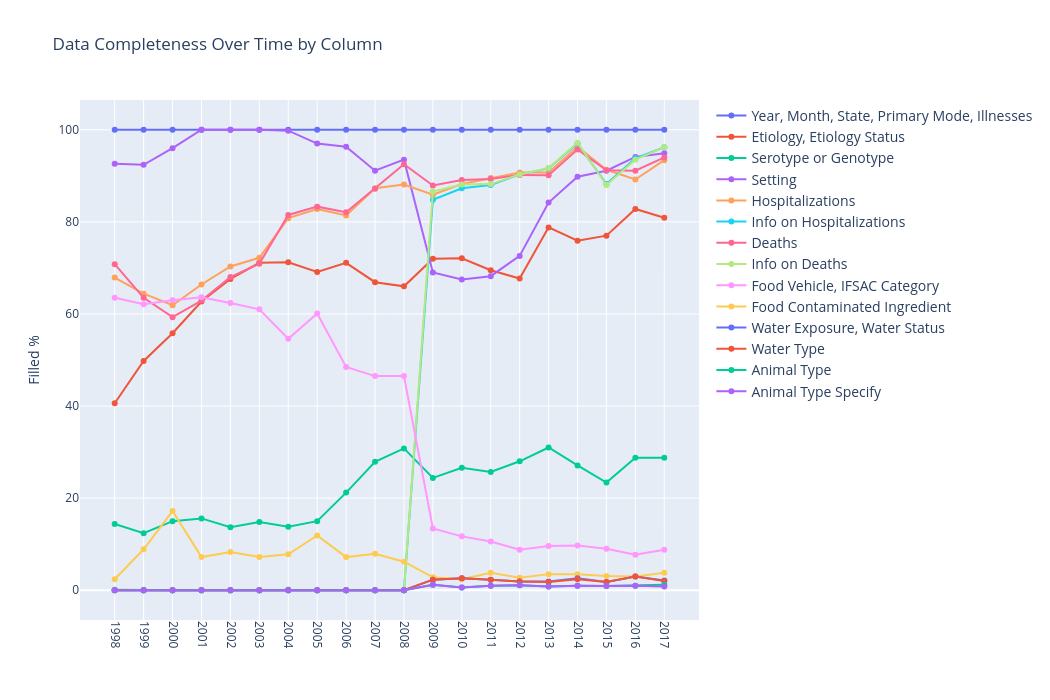

Source (notebook cell):
### Code cell
import plotly.graph_objects as go

# Calculate completeness per year per column
years = sorted(df['Year'].unique())
completeness_by_year = []
for year in years:
    df_year = df[df['Year'] == year]
    for col in df.columns:
        filled_pct = (df_year[col].notna().sum() / len(df_year) * 100).round(1)
        completeness_by_year.append({'Year': year, 'Column': col, 'Filled %': filled_pct})
completeness_df = pd.DataFrame(completeness_by_year)

# Group ALL columns with identical values together
def get_values(col):
    return tuple(completeness_df[completeness_df['Column'] == col]['Filled %'].values)

grouped = {}
for col in df.columns:
    key = get_values(col)
    if key not in grouped:
        grouped[key] = []
    grouped[key].append(col)

# Plot
fig = go.Figure()

for key, cols in grouped.items():
    col_data = completeness_df[completeness_df['Column'] == cols[0]]
    label = ', '.join(cols)
    fig.add_trace(go.Scatter(
        x=col_data['Year'],
        y=col_data['Filled %'],
        mode='lines+markers',
        name=label
    ))

fig.update_layout(
    title='Data Completeness Over Time by Column',
    xaxis=dict(tickmode='array', tickvals=years, tickangle=90),
    yaxis=dict(title='Filled %'),
    legend=dict(font=dict(size=14)),
    width=1050,
    height=700
)

fig.show()

### Figure 1 — Plotly figure (JSON) as saved in the notebook; plotly's stock layout.template omitted (floating-point values rounded to 4 significant figures)
{"data": [{"mode": "lines+markers", "name": "Year, Month, State, Primary Mode, Illnesses", "type": "scatter", "x": [1998, 1999, 2000, 2001, 2002, 2003, 2004, 2005, 2006, 2007, 2008, 2009, 2010, 2011, 2012, 2013, 2014, 2015, 2016, 2017], "y": [100, 100, 100, 100, 100, 100, 100, 100, 100, 100, 100, 100, 100, 100, 100, 100, 100, 100, 100, 100]}, {"mode": "lines+markers", "name": "Etiology, Etiology Status", "type": "scatter", "x": [1998, 1999, 2000, 2001, 2002, 2003, 2004, 2005, 2006, 2007, 2008, 2009, 2010, 2011, 2012, 2013, 2014, 2015, 2016, 2017], "y": [40.6, 49.8, 55.8, 62.7, 67.6, 71.1, 71.2, 69.1, 71.1, 66.9, 66, 72, 72.1, 69.5, 67.7, 78.8, 75.9, 77, 82.8, 80.9]}, {"mode": "lines+markers", "name": "Serotype or Genotype", "type": "scatter", "x": [1998, 1999, 2000, 2001, 2002, 2003, 2004, 2005, 2006, 2007, 2008, 2009, 2010, 2011, 2012, 2013, 2014, 2015, 2016, 2017], "y": [14.4, 12.4, 15, 15.6, 13.7, 14.8, 13.8, 15, 21.2, 27.9, 30.8, 24.4, 26.6, 25.7, 28, 31, 27.1, 23.4, 28.8, 28.8]}, {"mode": "lines+markers", "name": "Setting", "type": "scatter", "x": [1998, 1999, 2000, 2001, 2002, 2003, 2004, 2005, 2006, 2007, 2008, 2009, 2010, 2011, 2012, 2013, 2014, 2015, 2016, 2017], "y": [92.6, 92.4, 96, 100, 100, 100, 99.8, 97, 96.3, 91.1, 93.5, 69, 67.5, 68.2, 72.6, 84.2, 89.8, 91.1, 94.1, 94.9]}, {"mode": "lines+markers", "name": "Hospitalizations", "type": "scatter", "x": [1998, 1999, 2000, 2001, 2002, 2003, 2004, 2005, 2006, 2007, 2008, 2009, 2010, 2011, 2012, 2013, 2014, 2015, 2016, 2017], "y": [67.9, 64.4, 61.9, 66.4, 70.3, 72.2, 80.8, 82.8, 81.4, 87.3, 88.1, 85.9, 88.2, 89.5, 90.7, 90.7, 96.3, 91.3, 89.2, 93.4]}, {"mode": "lines+markers", "name": "Info on Hospitalizations", "type": "scatter", "x": [1998, 1999, 2000, 2001, 2002, 2003, 2004, 2005, 2006, 2007, 2008, 2009, 2010, 2011, 2012, 2013, 2014, 2015, 2016, 2017], "y": [0.1, 0, 0, 0, 0, 0, 0.1, 0, 0, 0, 0, 84.8, 87.3, 88, 90.3, 91.6, 97, 88.2, 93.8, 96.2]}, {"mode": "lines+markers", "name": "Deaths", "type": "scatter", "x": [1998, 1999, 2000, 2001, 2002, 2003, 2004, 2005, 2006, 2007, 2008, 2009, 2010, 2011, 2012, 2013, 2014, 2015, 2016, 2017], "y": [70.8, 63.5, 59.3, 62.9, 68, 70.9, 81.5, 83.3, 82.1, 87.2, 92.5, 87.9, 89.1, 89.3, 90.2, 90.1, 95.7, 91.2, 91.1, 94]}, {"mode": "lines+markers", "name": "Info on Deaths", "type": "scatter", "x": [1998, 1999, 2000, 2001, 2002, 2003, 2004, 2005, 2006, 2007, 2008, 2009, 2010, 2011, 2012, 2013, 2014, 2015, 2016, 2017], "y": [0.1, 0, 0, 0, 0, 0, 0.1, 0, 0, 0, 0, 86.6, 88.1, 88.2, 90.3, 91.7, 97.2, 88, 93.5, 96.2]}, {"mode": "lines+markers", "name": "Food Vehicle, IFSAC Category", "type": "scatter", "x": [1998, 1999, 2000, 2001, 2002, 2003, 2004, 2005, 2006, 2007, 2008, 2009, 2010, 2011, 2012, 2013, 2014, 2015, 2016, 2017], "y": [63.5, 62.1, 63, 63.6, 62.4, 61, 54.6, 60.1, 48.5, 46.5, 46.5, 13.4, 11.7, 10.6, 8.8, 9.6, 9.7, 9, 7.7, 8.8]}, {"mode": "lines+markers", "name": "Food Contaminated Ingredient", "type": "scatter", "x": [1998, 1999, 2000, 2001, 2002, 2003, 2004, 2005, 2006, 2007, 2008, 2009, 2010, 2011, 2012, 2013, 2014, 2015, 2016, 2017], "y": [2.4, 8.9, 17.2, 7.2, 8.3, 7.2, 7.8, 11.9, 7.2, 7.9, 6.2, 2.8, 2.4, 3.8, 2.7, 3.5, 3.5, 3.1, 3, 3.8]}, {"mode": "lines+markers", "name": "Water Exposure, Water Status", "type": "scatter", "x": [1998, 1999, 2000, 2001, 2002, 2003, 2004, 2005, 2006, 2007, 2008, 2009, 2010, 2011, 2012, 2013, 2014, 2015, 2016, 2017], "y": [0, 0, 0, 0, 0, 0, 0, 0, 0, 0, 0, 2.3, 2.6, 2.3, 1.9, 1.9, 2.6, 1.8, 3, 2.1]}, {"mode": "lines+markers", "name": "Water Type", "type": "scatter", "x": [1998, 1999, 2000, 2001, 2002, 2003, 2004, 2005, 2006, 2007, 2008, 2009, 2010, 2011, 2012, 2013, 2014, 2015, 2016, 2017], "y": [0, 0, 0, 0, 0, 0, 0, 0, 0, 0, 0, 2.3, 2.6, 2.3, 1.9, 1.8, 2.4, 1.8, 3, 2]}, {"mode": "lines+markers", "name": "Animal Type", "type": "scatter", "x": [1998, 1999, 2000, 2001, 2002, 2003, 2004, 2005, 2006, 2007, 2008, 2009, 2010, 2011, 2012, 2013, 2014, 2015, 2016, 2017], "y": [0, 0, 0, 0, 0, 0, 0, 0, 0, 0, 0, 1.2, 0.6, 1, 1.1, 0.8, 1, 0.9, 1, 1.2]}, {"mode": "lines+markers", "name": "Animal Type Specify", "type": "scatter", "x": [1998, 1999, 2000, 2001, 2002, 2003, 2004, 2005, 2006, 2007, 2008, 2009, 2010, 2011, 2012, 2013, 2014, 2015, 2016, 2017], "y": [0, 0, 0, 0, 0, 0, 0, 0, 0, 0, 0, 1.2, 0.6, 1, 1.1, 0.8, 1, 0.9, 1, 0.8]}], "layout": {"height": 700, "legend": {"font": {"size": 14}}, "title": {"text": "Data Completeness Over Time by Column"}, "width": 1050, "xaxis": {"tickangle": 90, "tickmode": "array", "tickvals": [1998, 1999, 2000, 2001, 2002, 2003, 2004, 2005, 2006, 2007, 2008, 2009, 2010, 2011, 2012, 2013, 2014, 2015, 2016, 2017]}, "yaxis": {"title": {"text": "Filled %"}}}}
